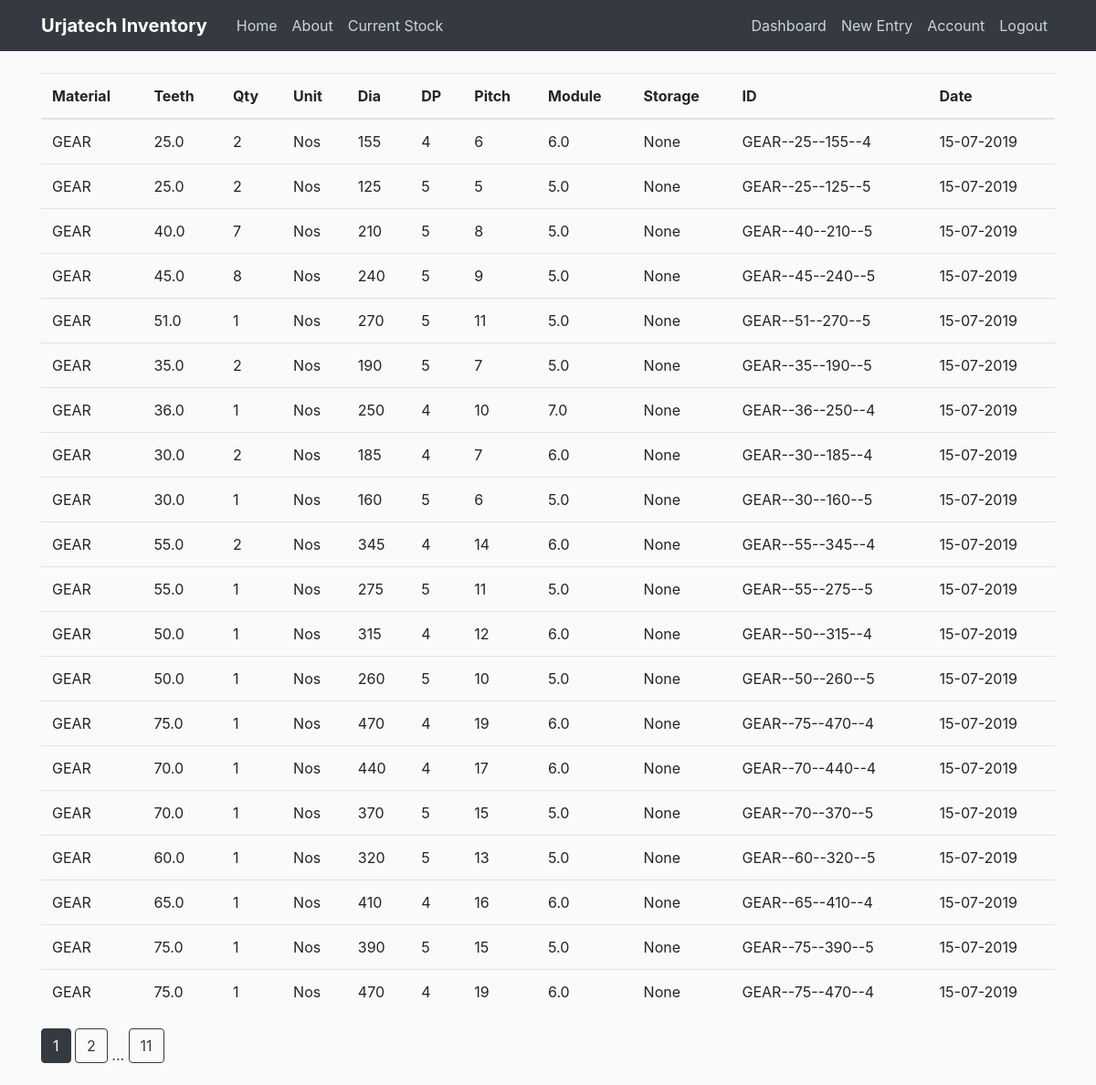
/stock (signed in), run on the app's committed database.
### flaskblog/models.py (models this page shows)
class Stock(db.Model):
    id = db.Column(db.Integer, primary_key=True)
    material_type = db.Column(db.String(50))
    teeth = db.Column(db.Integer)
    quantity = db.Column(db.Integer)
    units = db.Column(db.Integer)
    diameter_size = db.Column(db.Integer)
    dp = db.Column(db.Integer)
    pitch = db.Column(db.Integer)
    module_value = db.Column(db.String(20))
    storage_location = db.Column(db.String(100))
    unique_id = db.Column(db.String(100))
    date_posted = db.Column(db.DateTime, nullable=False, default=datetime.now)

### flaskblog/routes.py (the view)
@app.route("/stock", methods=['GET', 'POST'])
@login_required
def stock():
    page = request.args.get('page', 1, type=int)
    per_page=20
    return render_template('stock.html',stock_data=Stock.query.paginate(page=page, per_page=per_page))

### flaskblog/models.py (called while the page is built)
@login_manager.user_loader
def load_user(user_id):
    return User.query.get(int(user_id))

### flaskblog/templates/stock.html
{% extends "layout.html" %}
{% block content %}
<table class="table">
  <thead>
    <tr>
      <th scope="col">Material</th>
      <th scope="col">Teeth</th>
      <th scope="col">Qty</th>
      <th scope="col">Unit</th>
      <th scope="col">Dia</th>
      <th scope="col">DP</th>
      <th scope="col">Pitch</th>
      <th scope="col">Module</th>
      <th scope="col">Storage</th>
      <th scope="col">ID</th>
      <th scope="col">Date</th>
    </tr>
  </thead>
  <tbody>
    {% for item in stock_data.items %}
    <tr>
      <td>{{item.material_type}}</td>
      <td>{{item.teeth}}</td>
      <td>{{item.quantity}}</td>
      <td>{{item.units}}</td>
      <td>{{item.diameter_size}}</td>
      <td>{{item.dp}}</td>
      <td>{{item.pitch}}</td>
      <td>{{item.module_value}}</td>
      <td>{{item.storage_location}}</td>
      <td>{{item.unique_id}}</td>
      <td>{{item.date_posted.strftime("%d-%m-%Y")}}</td>
    </tr>
    {% endfor %}
  </tbody>
</table>
{% for page_num in stock_data.iter_pages(left_edge=1, right_edge=1, left_current=1, right_current=2) %}
  {% if page_num %}
    {% if stock_data.page == page_num %}
      <a class="btn btn-dark mb-4" href="{{ url_for('stock', page=page_num) }}">{{page_num}}</a>
    {% else %}
      <a class="btn btn-outline-dark mb-4" href="{{ url_for('stock', page=page_num) }}">{{page_num}}</a>
    {% endif %}
  {% else %}
    ...
  {% endif %}
{% endfor %}
{% endblock content %}

### flaskblog/static/main.css (style rules this page uses)
body { background: #fafafa; color: #333333; margin-top: 5rem; }

### data on the page
Stock: material_type "GEAR", teeth "25.0", quantity "2", units "Nos", diameter_size "155", dp "4", pitch "6", module_value "6.0", storage_location "None", unique_id "GEAR--25--155--4", date_posted "15-07-2019"
Stock: material_type "GEAR", teeth "25.0", quantity "2", units "Nos", diameter_size "125", dp "5", pitch "5", module_value "5.0", storage_location "None", unique_id "GEAR--25--125--5", date_posted "15-07-2019"
Stock: material_type "GEAR", teeth "40.0", quantity "7", units "Nos", diameter_size "210", dp "5", pitch "8", module_value "5.0", storage_location "None", unique_id "GEAR--40--210--5", date_posted "15-07-2019"
Stock: material_type "GEAR", teeth "45.0", quantity "8", units "Nos", diameter_size "240", dp "5", pitch "9", module_value "5.0", storage_location "None", unique_id "GEAR--45--240--5", date_posted "15-07-2019"
Stock: material_type "GEAR", teeth "51.0", quantity "1", units "Nos", diameter_size "270", dp "5", pitch "11", module_value "5.0", storage_location "None", unique_id "GEAR--51--270--5", date_posted "15-07-2019"
Stock: material_type "GEAR", teeth "35.0", quantity "2", units "Nos", diameter_size "190", dp "5", pitch "7", module_value "5.0", storage_location "None", unique_id "GEAR--35--190--5", date_posted "15-07-2019"
Stock: material_type "GEAR", teeth "36.0", quantity "1", units "Nos", diameter_size "250", dp "4", pitch "10", module_value "7.0", storage_location "None", unique_id "GEAR--36--250--4", date_posted "15-07-2019"
Stock: material_type "GEAR", teeth "30.0", quantity "2", units "Nos", diameter_size "185", dp "4", pitch "7", module_value "6.0", storage_location "None", unique_id "GEAR--30--185--4", date_posted "15-07-2019"
Stock: material_type "GEAR", teeth "30.0", quantity "1", units "Nos", diameter_size "160", dp "5", pitch "6", module_value "5.0", storage_location "None", unique_id "GEAR--30--160--5", date_posted "15-07-2019"
Stock: material_type "GEAR", teeth "55.0", quantity "2", units "Nos", diameter_size "345", dp "4", pitch "14", module_value "6.0", storage_location "None", unique_id "GEAR--55--345--4", date_posted "15-07-2019"
Stock: material_type "GEAR", teeth "55.0", quantity "1", units "Nos", diameter_size "275", dp "5", pitch "11", module_value "5.0", storage_location "None", unique_id "GEAR--55--275--5", date_posted "15-07-2019"
Stock: material_type "GEAR", teeth "50.0", quantity "1", units "Nos", diameter_size "315", dp "4", pitch "12", module_value "6.0", storage_location "None", unique_id "GEAR--50--315--4", date_posted "15-07-2019"
Stock: material_type "GEAR", teeth "50.0", quantity "1", units "Nos", diameter_size "260", dp "5", pitch "10", module_value "5.0", storage_location "None", unique_id "GEAR--50--260--5", date_posted "15-07-2019"
Stock: material_type "GEAR", teeth "75.0", quantity "1", units "Nos", diameter_size "470", dp "4", pitch "19", module_value "6.0", storage_location "None", unique_id "GEAR--75--470--4", date_posted "15-07-2019"
Stock: material_type "GEAR", teeth "70.0", quantity "1", units "Nos", diameter_size "440", dp "4", pitch "17", module_value "6.0", storage_location "None", unique_id "GEAR--70--440--4", date_posted "15-07-2019"
Stock: material_type "GEAR", teeth "70.0", quantity "1", units "Nos", diameter_size "370", dp "5", pitch "15", module_value "5.0", storage_location "None", unique_id "GEAR--70--370--5", date_posted "15-07-2019"
Stock: material_type "GEAR", teeth "60.0", quantity "1", units "Nos", diameter_size "320", dp "5", pitch "13", module_value "5.0", storage_location "None", unique_id "GEAR--60--320--5", date_posted "15-07-2019"
Stock: material_type "GEAR", teeth "65.0", quantity "1", units "Nos", diameter_size "410", dp "4", pitch "16", module_value "6.0", storage_location "None", unique_id "GEAR--65--410--4", date_posted "15-07-2019"
Stock: material_type "GEAR", teeth "75.0", quantity "1", units "Nos", diameter_size "390", dp "5", pitch "15", module_value "5.0", storage_location "None", unique_id "GEAR--75--390--5", date_posted "15-07-2019"
Stock: material_type "GEAR", teeth "75.0", quantity "1", units "Nos", diameter_size "470", dp "4", pitch "19", module_value "6.0", storage_location "None", unique_id "GEAR--75--470--4", date_posted "15-07-2019"

### other printed values
{{ page_num }} "1"
{{ page_num }} "2" "11"
